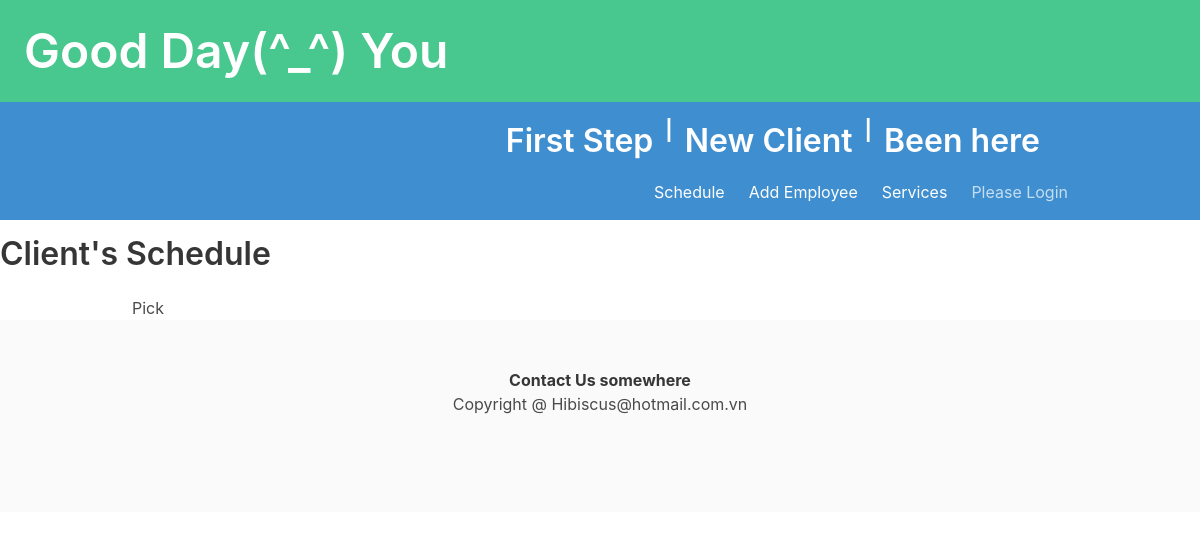
Before: /dathen/all/ with the older database file.
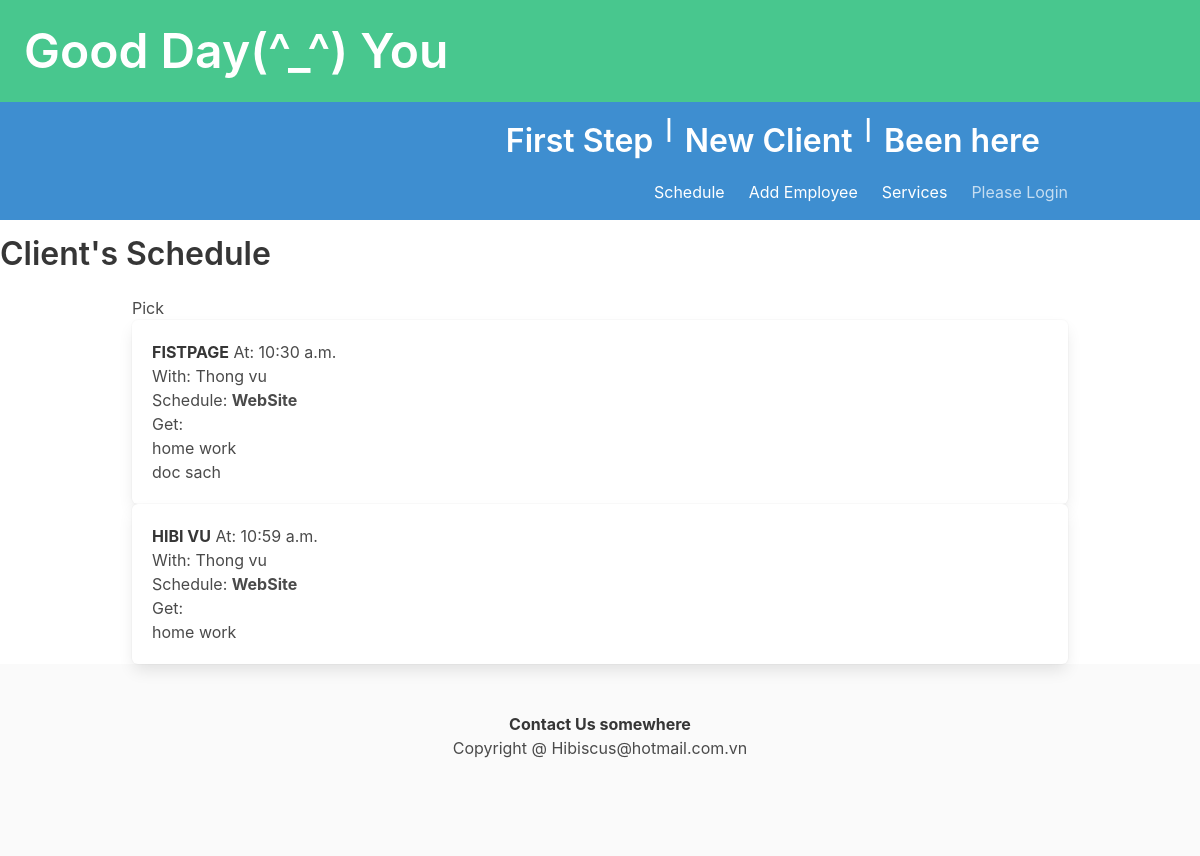
After: the same page with the newer database file.
### ledger/models.py (models this page shows, shortened)
class Khach(models.Model):
    class Status(models.TextChoices):
        online = "WebSite"
        cancel = "Cancel"
    full_name = models.CharField(max_length=25)
    phone = PhoneNumberField()
    email = models.EmailField(max_length=40, null=True, blank=True)
    technician = models.ForeignKey(Technician, on_delete=models.DO_NOTHING, null=True, blank=True, related_name='khachs')
    points = models.PositiveIntegerField(default=0)
    first_comes = models.DateTimeField(editable=False,auto_now_add=True)
    desc = models.TextField(max_length=250,blank=True, null=True)
    services = models.ManyToManyField("Service", blank=True, related_name="khachs")
    status = models.CharField(choices=Status.choices, max_length=12, default=Status.online)
    day_comes = models.DateField()
    time_at = models.TimeField()
    payment = models.DecimalField(max_digits=6, decimal_places=2, null=True, blank=True)
    tags = TaggableManager()
    class Meta:
        unique_together = ('full_name','phone',)
        ordering = ['full_name','-day_comes']

class Technician(models.Model):
    class Status(models.TextChoices):
        on = "Working"
        off = "Off Work"
        busy = "Busy"
        available = "Available"
        meTime = "Relax"
    name = models.CharField(max_length=25)
    phone = PhoneNumberField()
    email = models.EmailField(max_length=40, null=True, blank=True)
    owner = models.ForeignKey(settings.AUTH_USER_MODEL, on_delete=models.DO_NOTHING)
    isWork = models.BooleanField(default=False)
    start_work_at = models.TimeField()
    end_work = models.TimeField()
    status = models.CharField(choices=Status.choices, max_length=12, default=Status.off)
    picture = models.BinaryField(null=True, editable=True)
    content_type = models.CharField(max_length=256, null=True, help_text='The MIMEType of the file')
    class Meta:
        unique_together = ('name','phone',)
        ordering = ['name']
    def __str__(self) -> str:
        return self.name

class Service(models.Model):
    service = models.CharField(max_length=30)
    price = models.FloatField()
    time_perform = models.DurationField()
    owner = models.ForeignKey(settings.AUTH_USER_MODEL, on_delete=models.CASCADE)
    def __str__(self) -> str:
        return self.service

### datHen/views.py (the view)
# urls.py: path('all/', views.DatHenView.as_view(), name='listHen' ),
class DatHenView(View):
    template_name = 'datHen/dathenview.html'
    def get(self, request):
        hnay = Khach.objects.filter(day_comes=datetime.datetime.today()).order_by("time_at")
        allKhachHen = {'khachHen': hnay }
        return render(request, self.template_name, allKhachHen)

### datHen/templates/datHen/dathenview.html (shortened to what this page needs)
{% extends 'base.html' %}
{% load crispy_forms_tags %}
{% load humanize %}
{% block nutChinh %}
<a class="navbar-item" href="{% url 'datHen:first_step' %}"><h1 class='title'>First Step</h1></a>
<strong>|</strong>
<a class="navbar-item" href="{% url 'datHen:schedule' %}"><h1 class='title'>New Client</h1></a>
<strong>|</strong>
<a class="navbar-item" href="{% url 'datHen:find_client' %}"><h1 class='title'>Been here</h1></a>
{% endblock nutChinh %}
{% block headding %}
    <h1 class='title'>Client's Schedule</h1>
{% endblock headding %}
{% block content %}
    <div>
        Pick {{ day }}
    </div>
    {% if khachHen %}
    {% for khach in khachHen %}
    <ul>
    <div class='box'>
        <div ><strong>{{ khach.full_name }}</strong> <span>At: {{ khach.time_at | naturaltime }}</span>      </div>
         <div>
            With: {{khach.technician }}
         </div>
         {% if khach.status == "Cancel" %}
         <div class="text-danger">Canceled</div>
         {% else %}
        <p>Schedule: <b>{{ khach.status }} </b></p>
        {% endif %}
        Get: {% if khach.services %}
        {% for dichvu in khach.services.all %}
        <li>{{ dichvu }} </li>
        {% endfor %}
        {% endif %}
    </div>
</ul>
        {% endfor %}
    {% endif %}
{% endblock content %}
{% block footer %}
    <strong>Contact Us somewhere</strong>
{% endblock footer %}

Changed rows visible on the page:
added Khach: full_name "FISTPAGE", time_at "10:30 a.m.", technician "Thong vu", status "WebSite"
now on this page (row unchanged): Service: service "home work"
added Service: service "doc sach", shown under "FISTPAGE"
added Khach: full_name "HIBI VU", time_at "10:59 a.m.", technician "Thong vu", status "WebSite"
